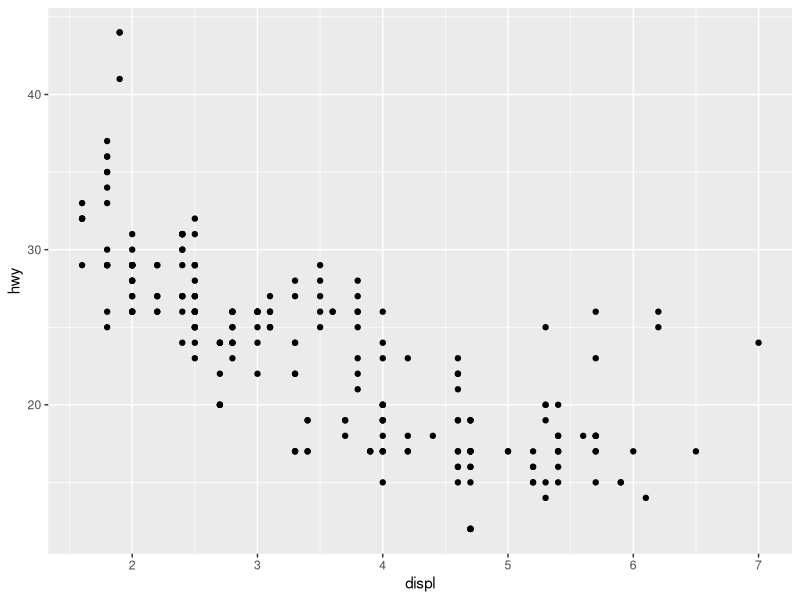
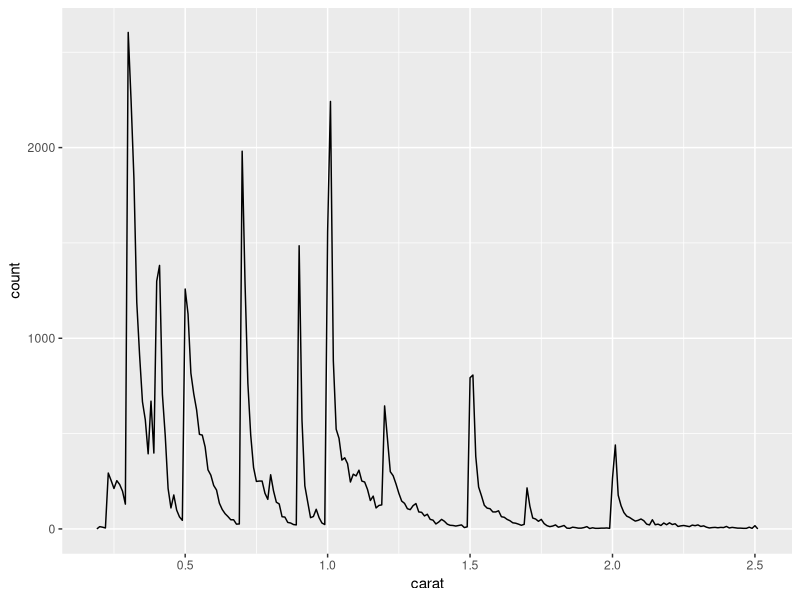

Reproduce these figures in R, in order.
## ---- chunk 1
library(tidyverse)
head(mpg)
ggplot(data = mpg)+
  geom_point(mapping = aes(x=displ, y=hwy)) # negative relationship 
## ---- chunk 2
smaller <- diamonds %>% 
  filter(carat <= 2.5)
## ---- chunk 3
smaller %>% 
  ggplot(aes(carat)) + 
  geom_freqpoly(binwidth = 0.01)
